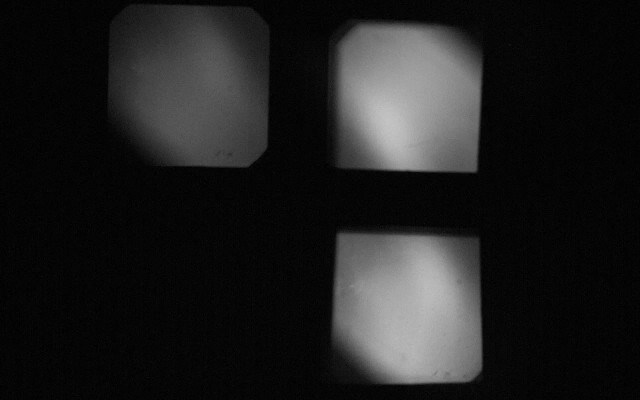
#> input picture pg.jpg, 1280 x 800 px, found by its file name (shown at 1/2 size)
$ python from_evgeny.py
#> lines starting #> are read from the running program, lines starting #| are printed output that depends on the picture; long printed decimals are rounded
import fnmatch
from PIL import Image
import numpy as np
import math
import os.path
import cv2

reference_link = r'D:\home\projects\He_multich_analysis\pg.jpg'

def create_submatrix(path, upper_row, lower_row, left_col, right_col, rotate):
    im = Image.open(path).convert('L')
    pix_matrix = np.array(im)

    if rotate == None:
        return np.ndarray.tolist(pix_matrix[upper_row:lower_row, left_col:right_col])
    else:
        return np.ndarray.tolist(np.rot90(pix_matrix[upper_row:lower_row, left_col:right_col], 2))


def create_cuts_new(path, channel):  # РЎРѕР·РґР°РЅРёРµ РјР°С‚СЂРёС†С‹ РёРЅС‚РµРЅСЃРёРІРЅРѕСЃС‚Рё РґР»СЏ РёР·РѕР±СЂР°Р¶РµРЅРёСЏ РЅР° СѓРєР°Р·Р°РЅРЅРѕР№ Р»РёРЅРёРё
    # path - РџРѕР»РЅС‹Р№ РїСѓС‚СЊ Рє РёСЃС…РѕРґРЅРѕРјСѓ РёР·РѕР±СЂР°Р¶РµРЅРёСЋ СЃ РєР°РјРµСЂС‹
    # channel - РґР»РёРЅР° РІРѕР»РЅС‹ РёР·Р»СѓС‡РµРЅРёСЏ РёСЃСЃР»РµРґСѓРµРјРѕРіРѕ РєР°РЅР°Р»Р°
    im = Image.open(path)
    pix_matrix = im.load()

    # Р”Р»СЏ РєР°Р¶РґРѕРіРѕ РєР°РЅР°Р»Р° Р·Р°РґР°СЋС‚СЃСЏ СЂР°Р·РјРµСЂС‹ РІС‹СЂРµР·Р°РµРјРѕРіРѕ РёР·РѕР±СЂР°Р¶РµРЅРёСЏ, РѕРїСЂРµРґРµР»СЏРµРјС‹Рµ РїРѕ СЃРЅРёРјРєСѓ СЃ С‡РµС‚РєРѕ РІРёРґРёРјС‹РјРё РіСЂР°РЅРёС†Р°РјРё
    if str(channel) == '728':
        left = 219
        right = 533
        top = 17
        bot = 331
        key = 0
    if str(channel) == '706':
        left = 673
        right = 946
        top = 54
        bot = 339
        key = 1
    if str(channel) == '667':
        left = 673
        right = 958
        top = 471
        bot = 764
        key = 0
    if str(channel) == '720':
        left = 237
        right = 516
        top = 486
        bot = 760
        key = 1

    # Р’С‹СЂРµР·Р°РЅРЅРѕРµ РёР·РѕР±СЂР°Р¶РµРЅРёРµ Р·Р°РїРёСЃС‹РІР°РµС‚СЃСЏ РІ РјР°С‚СЂРёС†Сѓ СЃРѕРѕС‚РІРµС‚СЃС‚РІСѓСЋС‰РµРіРѕ СЂР°Р·РјРµСЂР° Рё РїСЂРё РЅРµРѕР±С…РѕРґРёРјРѕСЃС‚Рё (key == 1) РїРµСЂРµРІРѕСЂР°С‡РёРІР°РµС‚СЃСЏ РЅР° 180 РіСЂР°РґСѓСЃРѕРІ
    if key == 0:
        return create_submatrix(path, top, bot, left, right, None)
    else:
        return create_submatrix(path, top, bot, left, right, 'rotate')


def create_sub_cuts_VS(path, channel):
    delta_rows = 140
    delta_cols = 140
    drows = 200
    dcols = 200
    if str(channel) == '728':
        left = 230 + drows
        right = left + delta_cols
        top = 10 + drows
        bot = top + delta_rows
    if str(channel) == '706':
        left = 640
        right = left + delta_cols
        top = 0
        bot = top + delta_rows
    if str(channel) == '667':
        left = 650 + drows
        right = left + delta_cols
        top = 450 + drows
        bot = top + delta_rows

    return [create_submatrix(path, top, bot, left, right, None), top, left]


def K(t):
    coef = 0.3708159  # Р’ РѕРїРёСЃР°РЅРёРё С„СѓРЅРєС†РёРё ksmooth РІ Mathcad РїСЂРёРІРµРґРµРЅ РЅРµРїРѕР»РЅС‹Р№ РєРѕСЌС„С„РёС†РёРµРЅС‚: 0.37 -> coeff
    return (math.exp(-(t ** 2) / (2 * coef ** 2)) / (math.sqrt(2 * math.pi) * coef))


def ksmooth(vx, vy, b):
    # vx is a vector of real numbers with elements in ascending order
    # vy is a vector of real numbers the same length as vx
    # b is the bandwidth of the smoothing window
    vec = [0 for i in range(len(vx))]
    for i in range(len(vx)):
        sum1 = 0
        sum2 = 0
        for j in range(len(vx)):
            sum1 += K((vx[i] - vx[j]) / b) * vy[j]
            sum2 += K((vx[i] - vx[j]) / b)
        vec[i] = sum1 / sum2
    return vec


def find_channel_edge_points(I1, I2, I3, visualize):
    delta_rows = 140
    delta_cols = 140
    drows = 200
    dcols = 200

    S1r = [0 for i in range(delta_rows)]
    S2r = [0 for i in range(delta_rows)]
    S3r = [0 for i in range(delta_rows)]
    S1c = [0 for i in range(delta_cols)]
    S2c = [0 for i in range(delta_cols)]
    S3c = [0 for i in range(delta_cols)]
    i_ = [i for i in range(delta_rows)]
    j_ = [i for i in range(delta_cols)]

    for i in range(delta_rows):
        sum1 = 0
        sum2 = 0
        sum3 = 0
        for j in range(delta_cols):
            sum1 += I1[i][j]
            sum2 += I2[i][j]
            sum3 += I3[i][j]
        S1c[i] = sum1
        S2c[i] = sum2
        S3c[i] = sum3

    for j in range(delta_cols):
        sum1 = 0
        sum2 = 0
        sum3 = 0
        for i in range(delta_rows):
            sum1 += I1[i][j]
            sum2 += I2[i][j]
            sum3 += I3[i][j]
        S1r[j] = sum1
        S2r[j] = sum2
        S3r[j] = sum3

    # [8 lines of commented-out code are left out]
    win_size = 5  # Filter size
    S1rm = ksmooth(j_, S1r, win_size)
    S2rm = ksmooth(j_, S2r, win_size)
    S3rm = ksmooth(j_, S3r, win_size)
    S1cm = ksmooth(i_, S1c, win_size)
    S2cm = ksmooth(i_, S2c, win_size)
    S3cm = ksmooth(i_, S3c, win_size)

    dS1r = [0 for i in range(len(S1r) - 1)]
    dS2r = [0 for i in range(len(S2r) - 1)]
    dS3r = [0 for i in range(len(S3r) - 1)]
    dS1c = [0 for i in range(len(S1c) - 1)]
    dS2c = [0 for i in range(len(S2c) - 1)]
    dS3c = [0 for i in range(len(S3c) - 1)]

    for i in range(len(dS1r)):
        dS1r[i] = S1rm[i] - S1rm[i + 1]
        dS2r[i] = S2rm[i + 1] - S2rm[i]
        dS3r[i] = S3rm[i] - S3rm[i + 1]
    for i in range(len(dS1c)):
        dS1c[i] = S1cm[i] - S1cm[i + 1]
        dS2c[i] = S2cm[i + 1] - S2cm[i]
        dS3c[i] = S3cm[i] - S3cm[i + 1]

    peak_displacement1 = [max(dS1r), max(dS1c)]
    peak_displacement2 = [max(dS2r), max(dS2c)]
    peak_displacement3 = [max(dS3r), max(dS3c)]
    peak_coord1 = [0, 0]
    peak_coord2 = [0, 0]
    peak_coord3 = [0, 0]

    for i in range(len(dS1r)):
        if dS1r[i] == peak_displacement1[0]:
            peak_coord1[1] = i
        if dS2r[i] == peak_displacement2[0]:
            peak_coord2[1] = i
        if dS3r[i] == peak_displacement3[0]:
            peak_coord3[1] = i

    for i in range(len(dS1c)):
        if dS1c[i] == peak_displacement1[1]:
            peak_coord1[0] = i
        if dS2c[i] == peak_displacement2[1]:
            peak_coord2[0] = i
        if dS3c[i] == peak_displacement3[1]:
            peak_coord3[0] = i

    return [peak_coord1, peak_coord2, peak_coord3]


def create_cuts_moving(path, point, channel):
    im = Image.open(path)
    pix = im.load()

    if str(channel) == '728':
        width = 315
        height = 315
    if str(channel) == '706':
        width = 274
        height = 286
    if str(channel) == '667':
        width = 286
        height = 294

    matr = [[0 for j in range(width)] for i in range(height)]

    if str(channel) == '728' or str(channel) == '667':
        # print('channel =', str(channel), point[1] - width, point[0] - height)
        for i in range(height):
            for j in range(width):
                matr[i][j] = pix[j + point[1] - width, i + point[0] - height]
        return matr
    if str(channel) == '706':
        # print('channel =', str(channel), point[1] + width, point[0] + height)
        for i in range(height):
            for j in range(width):
                matr[i][j] = pix[j + point[1], i + point[0]]
        add1 = tuple(zip(*matr[::-1]))  # РџРѕРІРѕСЂРѕС‚ РЅР° 90 РіСЂР°РґСѓСЃРѕРІ
        return tuple(zip(*add1[::-1]))  # Р•С‰Рµ РѕРґРёРЅ РїРѕРІРѕСЂРѕС‚ РЅР° 90 РіСЂР°РґСѓСЃРѕРІ


def max_el(matr):
    m = -1e18
    for i in range(len(matr)):
        for j in range(len(matr[i])):
            if matr[i][j] > m:
                m = matr[i][j]
    return m


def capillar_position(I3):
    matr = [[0 for j in range(40)] for i in range(90)]
    for i in range(len(matr)):
        for j in range(len(matr[i])):
            matr[i][j] = I3[i + 20][j]
    dI3 = matr - np.mean(matr)
    a = max_el(dI3)
    i_list = []
    j_list = []
    for i in range(len(matr)):
        for j in range(len(matr[i])):
            if dI3[i][j] == a:
                i_list.append(i + 20)
                j_list.append(j)
    if 0:
        fig3 = Image.new('L', [len(matr[0]), len(matr)], color=0)
        fig3_ = ImageDraw.Draw(fig3)
        for i in range(len(matr[0])):
            for j in range(len(matr)):
                fig3_.point([i, j], matr[j][i])
        fig3.show()

    return [i_list, j_list]


# [41 lines left out: function capillar_shifts, not called in this run]


def capillar_shifts1():
    [I1, top1, left1] = create_sub_cuts_VS(reference_link, 728)
    [I2, top2, left2] = create_sub_cuts_VS(reference_link, 706)
    [I3, top3, left3] = create_sub_cuts_VS(reference_link, 667)

    dwin = 280
    [discharge_coord1, discharge_coord2, discharge_coord3] = find_channel_edge_points(I1, I2, I3, visualize=False)
    # print(discharge_coord1, top1 - dwin + discharge_coord1[0], top1 + discharge_coord1[0], left1 - dwin + discharge_coord1[1] - 15, left1 + discharge_coord1[1])
    # print(discharge_coord2, top2 + discharge_coord2[0], top2 + discharge_coord2[0] + dwin, left2 + discharge_coord2[1], left2 + discharge_coord2[1] + dwin)
    # print(discharge_coord3, top3 - dwin + discharge_coord3[0], top3 + discharge_coord3[0], left3 - dwin + discharge_coord3[1], left3 + discharge_coord3[1])

    m1 = create_submatrix(reference_link,
                          top1 - dwin + discharge_coord1[0], top1 + discharge_coord1[0],
                          left1 - dwin + discharge_coord1[1] - 15, left1 + discharge_coord1[1], None)
    # WRITEPRN(m1, r'E:\PhD_study\He_monitor\He_image_processing\a1.txt')
    [list1i, list1j] = capillar_position(m1)
    # print(list1i[0], list1j[0])

    m2 = create_submatrix(reference_link,
                          top2 + discharge_coord2[0], top2 + discharge_coord2[0] + dwin, left2 + discharge_coord2[1],
                          left2 + discharge_coord2[1] + dwin, 'rotate')
    # WRITEPRN(m2, r'E:\PhD_study\He_monitor\He_image_processing\a2.txt')
    [list2i, list2j] = capillar_position(m2)
    # print(list2i[0], list2j[0])

    m3 = create_submatrix(reference_link,
                          top3 - dwin + discharge_coord3[0], top3 + discharge_coord3[0],
                          left3 - dwin + discharge_coord3[1], left3 + discharge_coord3[1], None)
    # WRITEPRN(m3, r'E:\PhD_study\He_monitor\He_image_processing\a3.txt')
    [list3i, list3j] = capillar_position(m3)
    # print(list3i[0], list3j[0])

    return [[list1i[0], list1j[0]], [list2i[0], list2j[0]], [list3i[0], list3j[0]]]


def im_shift(cap1, cap2, cap3, matr1, matr2, matr3, matr4):
    min_x = min(cap1[0], cap2[0], cap3[0])
    min_y = min(cap1[1], cap2[1], cap3[1])

    shift_1x = cap1[0] - min_x
    shift_1y = cap1[1] - min_y

    shift_2x = cap2[0] - min_x
    shift_2y = cap1[1] - min_y

    shift_3x = cap3[0] - min_x
    shift_3y = cap1[1] - min_y

    shift_4x = shift_2x
    shift_4y = shift_2y

    width1 = len(matr1[0]) - shift_1y
    height1 = len(matr1) - shift_1x
    width2 = len(matr2[0]) - shift_2y
    height2 = len(matr2) - shift_2x
    width3 = len(matr3[0]) - shift_3y
    height3 = len(matr3) - shift_3x
    width4 = len(matr4[0]) - shift_4y
    height4 = len(matr4) - shift_4x
    width_ = min(width1, width2, width3, width4)
    height_ = min(height1, height2, height3, height4)
    width = min(width_, height_)
    height = min(width_, height_)

    dpix = 245  # pixels
    lamp_diam = 0.130  # m
    R_cap = 0.240  # m
    Z_cap = -0.510  # m
    R_real_cap = 1.09576
    Z_real_cap = 0.26447
    phi = 47.36 * math.pi / 180
    phi_Z = math.atan(
        (Z_real_cap - Z_cap) / math.sqrt(R_cap ** 2 + R_real_cap ** 2 - 2 * R_cap * R_real_cap * math.cos(phi)))
    phi_R = (math.pi / 2) - phi
    length_per_pixel_R = lamp_diam / dpix / math.cos(phi_R)
    length_per_pixel_Z = lamp_diam / dpix / math.cos(phi_Z)
    R = [[0 for j in range(width)] for i in range(height)]
    Z = [[0 for j in range(width)] for i in range(height)]
    for i in range(height):
        for j in range(width):
            R[i][j] = R_cap + (i - min_x) * length_per_pixel_R
            Z[i][j] = Z_cap + (j - min_y) * length_per_pixel_Z

    m1 = [[0 for j in range(width)] for i in range(height)]
    m2 = [[0 for j in range(width)] for i in range(height)]
    m3 = [[0 for j in range(width)] for i in range(height)]
    m4 = [[0 for j in range(width)] for i in range(height)]

    for i in range(height):
        for j in range(width):
            m1[i][j] = matr1[i + shift_1x][j + shift_1y]
            m2[i][j] = matr2[i + shift_2x][j + shift_2y]
            m3[i][j] = matr3[i + shift_3x][j + shift_3y]
            m4[i][j] = matr4[i + shift_4x][j + shift_4y]
    return [m1, m2, m3, m4, R, Z, [min_x, min_y]]


discharge = 40269
frame = 110
# path_discharge_image = r'E:\PhD_study\He_monitor\He_image_processing' + '\\' + str(discharge) + '\\Img000' + str(
#     frame) + '.bmp'
path_discharge_image = reference_link
print(path_discharge_image)

[I1, top1, left1] = create_sub_cuts_VS(path_discharge_image, 728)
#> I1 = 140 items; top1 = 210; left1 = 430
[I2, top2, left2] = create_sub_cuts_VS(path_discharge_image, 706)
#> I2 = 140 items; top2 = 0; left2 = 640
[I3, top3, left3] = create_sub_cuts_VS(path_discharge_image, 667)
#> I3 = 140 items; top3 = 650; left3 = 850

[a, b, c] = find_channel_edge_points(I1, I2, I3, False)
#> after the loop in find_channel_edge_points, `for i in range(delta_rows):`: S1c = 140 values, max 7680 at index 0, min 624 at index 127, mean 5979.2; S2c = 140 values, max 14801 at index 138, min 551 at index 1, mean 7977.7; S3c = 140 values, max 16892 at index 6, min 900 at index 139, mean 12915
#> after the loop in find_channel_edge_points, `for j in range(delta_cols):`: S1r = 140 values, max 9429 at index 0, min 569 at index 136, mean 5979.2; S2r = 140 values, max 12375 at index 137, min 817 at index 0, mean 7977.7; S3r = 140 values, max 19463 at index 1, min 760 at index 132, mean 12915
#> after the loop in ksmooth, `for i in range(len(vx)):`: vec = 140 values, max 9378.1 at index 0, min 621.9 at index 136, mean 5979
#> in find_channel_edge_points, `S1rm = ksmooth(j_, S1r, win_size)`: S1rm has the same summary as vec in ksmooth
#> the loop in ksmooth (call 2), `for i in range(len(vx)):` made 140 passes
#> the loop in find_channel_edge_points, `for i in range(len(dS1r)):` made 139 passes
#> the loop in find_channel_edge_points, `for i in range(len(dS1c)):` made 139 passes
im1_728 = create_cuts_moving(path_discharge_image, [top1 + a[0], left1 + a[1]], 728)
#> in create_cuts_moving, im is the input picture: PIL image 1280x800 RGB; mean R, G, B 30.8, 30.8, 30.8
im1_706 = create_cuts_moving(path_discharge_image, [top2 + b[0], left2 + b[1]], 706)
im1_667 = create_cuts_moving(path_discharge_image, [top3 + c[0], left3 + c[1]], 667)
im1_720 = create_cuts_new(path_discharge_image, 720)

# [a, b, c] = capillar_shifts(im1_728, im1_706, im1_667)
[a, b, c] = capillar_shifts1()  # РЎС‚Р°СЂС‹Р№ РєРѕРґ, РёСЃРїРѕР»СЊР·РѕРІР°РІС€РёР№СЃСЏ РґР»СЏ РѕР±СЂР°Р±РѕС‚РєРё. РќРµ СЃРѕРІРµСЂС€РµРЅРµРЅ Рё РЅРµ РѕС‚Р»Р°Р¶РµРЅ РґРѕ РєРѕРЅС†Р°
#> the loop in find_channel_edge_points (call 2), `for i in range(len(dS1r)):` made 139 passes
#> the loop in find_channel_edge_points (call 2), `for i in range(len(dS1c)):` made 139 passes
#> in capillar_position, `dI3 = matr - np.mean(matr)`:
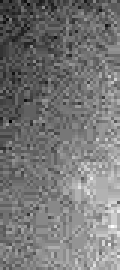
#> dI3: shape (90, 40) float64 (shown 3 times larger); min -28.05, max 31.95, mean 0; drawn with min black and max white
#> the loop in max_el, `for i in range(len(matr)):` made 90 passes
#> the loop in capillar_position, `for i in range(len(matr)):` made 90 passes
#> the loop in capillar_position (call 2), `for i in range(len(matr)):` made 90 passes
#> in capillar_position (call 2), `dI3 = matr - np.mean(matr)`:
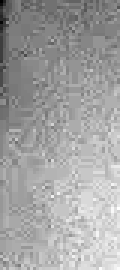
#> dI3: shape (90, 40) float64 (shown 3 times larger); min -47.13, max 26.87, mean 0; drawn with min black and max white
#> the loop in max_el (call 2), `for i in range(len(matr)):` made 90 passes
#> the loop in capillar_position (call 3), `for i in range(len(matr)):` made 90 passes
#> in capillar_position (call 3), `dI3 = matr - np.mean(matr)`:
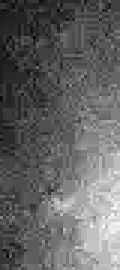
#> dI3: shape (90, 40) float64 (shown 3 times larger); min -27.5, max 42.5, mean 0; drawn with min black and max white
[im_728, im_706, im_667, im_720, R, Z, cap_pos] = im_shift(a, b, c, im1_728, im1_706, im1_667, im1_720)


# print(len(im_728), len(im_728[0]))
# print(type(im_728[0][0][0]))
# print(np.array(im_728))
im_728 = np.array(im_728)  # convert to np.array
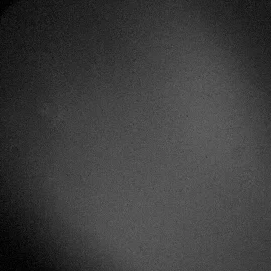
#> im_728: shape (271, 271, 3) int64; mean of channels 0, 1, 2 61.2, 61.1, 61.2; drawn as R, G, B
im_706 = np.array(im_706)
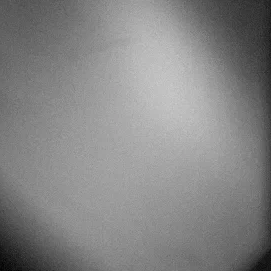
#> im_706: shape (271, 271, 3) int64; mean of channels 0, 1, 2 132.8, 132.8, 132.8; drawn as R, G, B
im_667 = np.array(im_667)
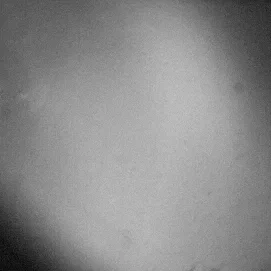
#> im_667: shape (271, 271, 3) int64; mean of channels 0, 1, 2 138.4, 138.4, 138.4; drawn as R, G, B

im_728L = np.zeros((len(im_728), len(im_728[0])))  # initial arrays for L-type pictures
#> im_728L: shape (271, 271) float64; every value is 0
im_706L = np.zeros((len(im_706), len(im_706[0])))
im_667L = np.zeros((len(im_667), len(im_667[0])))

for i in range(len(im_728)):  # manually making L picture from RGB picture (grayscale = 0.299*R + 0.587*G + 0.114*B)
    for j in range(len(im_728[0])):
        im_728L[i][j] = int(round(0.299 * im_728[i][j][0] + 0.587*im_728[i][j][1] + 0.114*im_728[i][j][2], 0))
for i in range(len(im_706)):
    for j in range(len(im_706[0])):
        im_706L[i][j] = int(round(0.299 * im_706[i][j][0] + 0.587*im_706[i][j][1] + 0.114*im_706[i][j][2], 0))
for i in range(len(im_667)):
    for j in range(len(im_667[0])):
        im_667L[i][j] = int(round(0.299 * im_667[i][j][0] + 0.587*im_667[i][j][1] + 0.114*im_667[i][j][2], 0))


intensity_728 = np.sum(im_728L)/np.size(im_728L)
intensity_706 = np.sum(im_706L)/np.size(im_706L)
intensity_667 = np.sum(im_667L)/np.size(im_667L)
print(f'{intensity_728}, {intensity_706}, {intensity_667}')
#| 61.123, 132.786, 138.365
# [27 lines of commented-out code are left out]
